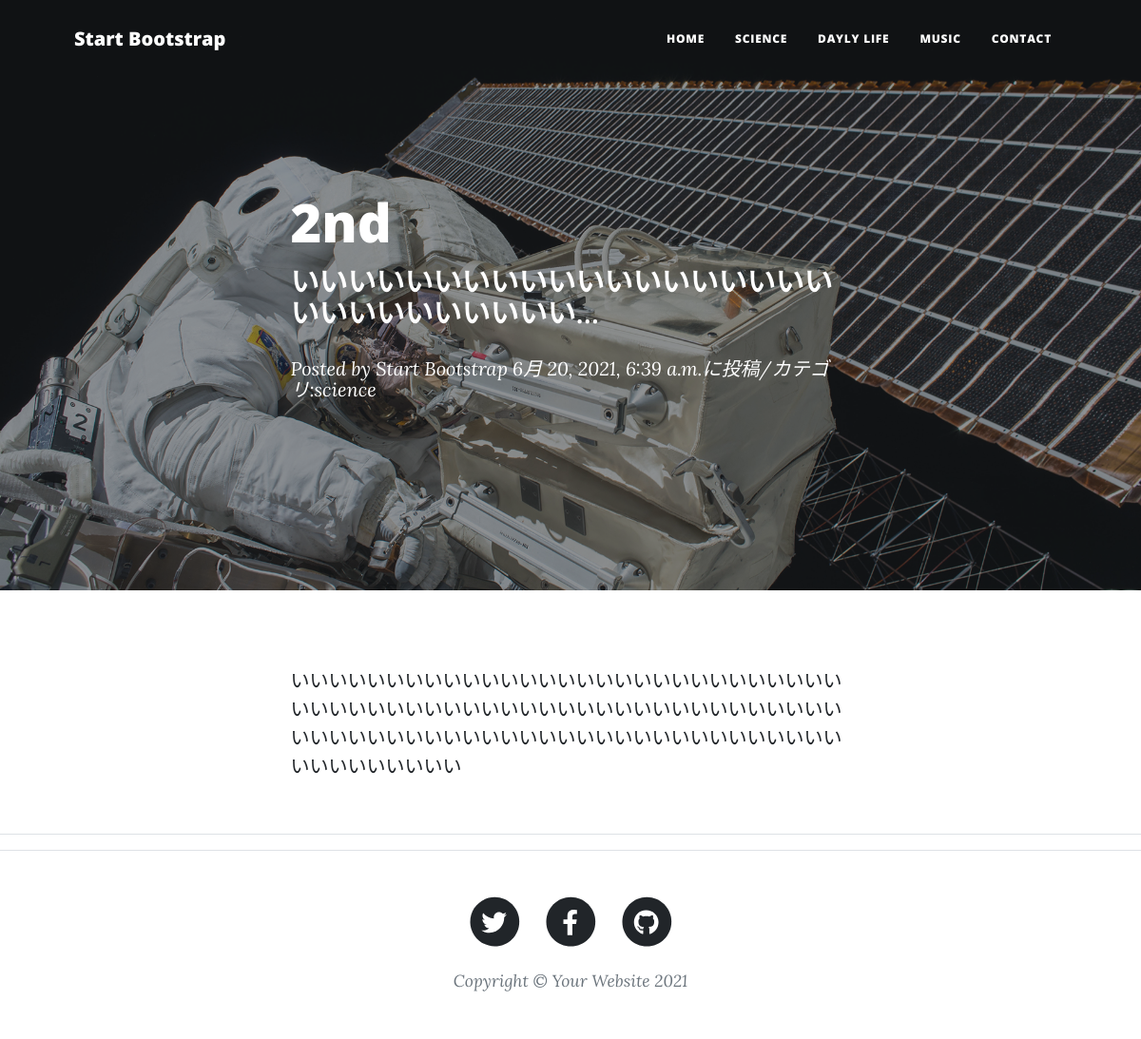
Page /blog-detail/2/ on the committed database.
### blog/models.py (models this page shows, shortened)
class BlogPost(models.Model):
    CATEGORY = (('science','科学'),('daylylife','日記'),('music','音楽のこと'))
    title = models.CharField(
        verbose_name = 'タイトル',
        max_length = 200
    )
    content = models.TextField(
        verbose_name = '本文'
    )
    posted_at = models.DateTimeField(
        verbose_name = '投稿日時',
        auto_now_add = True
    )
    category = models.CharField(
        verbose_name = 'カテゴリ',
        max_length = 50,
        choices = CATEGORY
    )

### blog/views.py (the view)
# urls.py: path('blog-detail/<int:pk>/',views.BlogDetail.as_view(), name='blog_detail'),
class BlogDetail(DetailView):
    template_name = 'post.html'
    model = BlogPost

### blog/templates/post.html
{% extends 'base.html' %}
{% load static %}
        {% block header %}
        <header class="masthead" style="background-image: url({% static 'assets/img/post-bg.jpg' %})">
            <div class="container position-relative px-4 px-lg-5">
                <div class="row gx-4 gx-lg-5 justify-content-center">
                    <div class="col-md-10 col-lg-8 col-xl-7">
                        <div class="post-heading">
                            <h1>{{object.title}}</h1>
                            <h2 class="subheading">{{object.content|truncatechars:30}}</h2>
                            <span class="meta">
                                Posted by
                                <a href={% url "blog:index" %}>Start Bootstrap</a>
                                {{object.posted_at}}に投稿/カテゴリ:{{object.category}}
                            </span>
                        </div>
                    </div>
                </div>
            </div>
        </header>
        {% endblock %}
        {% block contents %}
        <article class="mb-4">
            <div class="container px-4 px-lg-5">
                <div class="row gx-4 gx-lg-5 justify-content-center">
                    <div class="col-md-10 col-lg-8 col-xl-7">
                        <p>{{object.content}}</p>
                    </div>
                </div>
            </div>
        </article>
        <hr>
        {% endblock %}

### rows in the picture
BlogPost: title "2nd", content "いいいいいいいいいいいいいいいいいいいいいいいいいいいいい…", posted_at "6月 20, 2021, 6:39 a.m.", category "science", content "いいいいいいいいいいいいいいいいいいいいいいいいいいいいいいいいいいいいいいいいいいいいいいいいいいいいいいいいいいいいいいいいいいいいいいいいいいいいいいいいいいいいいいいいいいいいいいいい"
